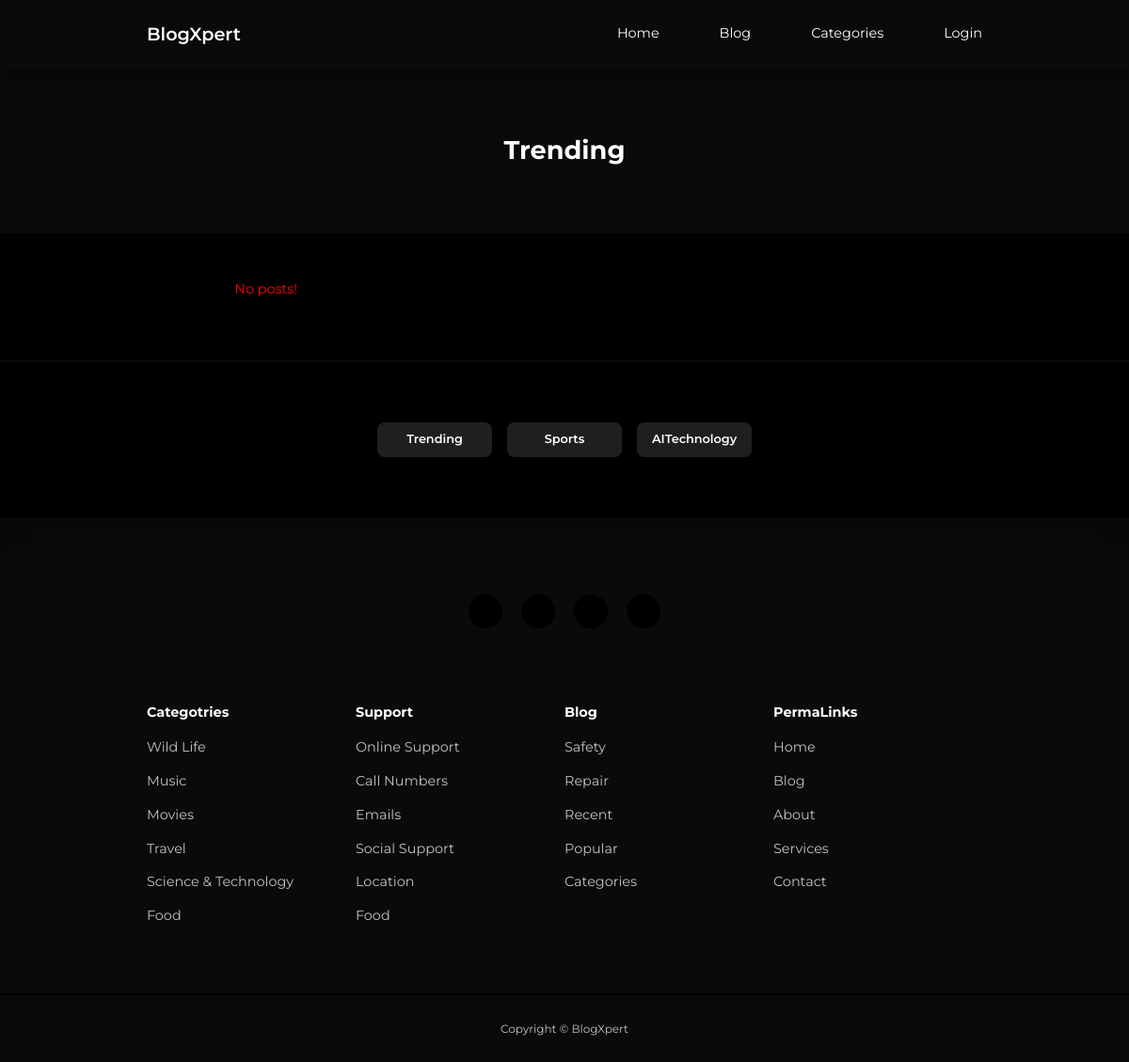
The app's page /pages/category-posts.php?id=1 with its own data.
### tables this page shows
CREATE TABLE categories (
    id INT AUTO_INCREMENT PRIMARY KEY,
    title VARCHAR(50) NOT NULL,
    created_at TIMESTAMP DEFAULT CURRENT_TIMESTAMP
);

### pages/category-posts.php (the view, shortened to what this page needs)
<?php
require __DIR__ . "/../includes/header.php";
$getCategories = $connection->prepare("SELECT * FROM categories");
$getCategories->execute();
$allCategories = $getCategories->fetchAll(PDO::FETCH_OBJ);
if (isset($_GET["id"])) {
    $id = $_GET['id'];
    $catStmt = $connection->prepare("SELECT title FROM categories WHERE id = :id");
    $catStmt->execute([':id' => $id]);
    $currentCategory = $catStmt->fetch(PDO::FETCH_OBJ);
$postStmt = $connection->prepare("
    SELECT posts.*,
           user.first_name,
           user.last_name,
           user.avatar,
           categories.title AS category_title
    FROM posts
    JOIN user ON posts.author_id = user.id
    JOIN categories ON posts.category_id = categories.id
    WHERE posts.category_id = :id AND posts.status = 'approved'
    ORDER BY posts.created_at DESC
");
$postStmt->execute([':id' => $id]);
$posts = $postStmt->fetchAll(PDO::FETCH_OBJ);
} else {
    header("Location: /index.php");
    die();
}
?>
    <header class="category__title">
        <h2><?php echo $currentCategory->title ?></h2>
    </header>
<section class="posts">
 <div class="container posts__container">
            <?php if (count($posts) > 0): ?>
                <?php foreach ($posts as $post): ?>
                <article class="post">
                    <div class="post__thumbnail">
                        <img src="/images/<?= htmlspecialchars($post->thumbnail) ?>" alt="Post Thumbnail">
                    </div>
                    <div class="post__info">
                        <a href="/pages/category-posts.php?id=<?= $post->category_id ?>" class="category__button">
    <?= htmlspecialchars($post->category_title) ?>
</a>
                        <h3 class="post__title">
                            <a href="/pages/post.php?id=<?= $post->id ?>">
                                <?= htmlspecialchars($post->title) ?>
                            </a>
                        </h3>
                        <p class="post__body">
                            <?= substr(strip_tags($post->para_1), 0, 150) ?>...
                        </p>
                        <div class="post__author">
                            <div class="post__author-avatar">
                                <img src="/userImages/<?= htmlspecialchars($post->avatar) ?>" alt="Author Avatar">
                            </div>
                            <div class="post__author-info">
                                <h5>By: <?= htmlspecialchars($post->first_name . " " . $post->last_name) ?></h5>
                                <small>
                                    <?= date("M d, Y - H:i", strtotime($post->created_at)) ?>
                                </small>
                            </div>
                        </div>
                    </div>
                </article>
                <?php endforeach; ?>
            <?php else: ?>
                <div class="alert__message error lg">
                    <p>No posts!</p>
                </div>
            <?php endif; ?>
        </div>
</section>
    <section class="category__buttons">
        <div class="container category__buttons-container">
            <?php foreach ($allCategories as $category): ?>
                <a href="/pages/category-posts.php?id=<?= $category->id ?>" class="category__button">
                    <?= htmlspecialchars($category->title) ?>
                </a>
            <?php endforeach; ?>
        </div>
    </section>
<?php
require __DIR__ . "/../includes/footer.php";
?>

### assests/css/style.css (style rules this page uses)
* { margin: 0; padding: 0; outline: 0; border: 0; appearance: 0; list-style: none; text-decoration: none; box-sizing: border-box; }
body { font-family: "Montserrat", sans-serif; line-height: 1.6; color: var(--color-text-body); overflow-x: hidden; background: var(--color-bg-primary); font-size: 0.9rem; }
.container { width: var(--container-width-lg); max-width: 1800px; margin-inline: auto; }
section { margin-top: 3rem; width: 100vw; }
h1, h2, h3, h4, h5 { color: var(--color-text-bright); line-height: 1.3; }
h2 { font-size: 1.7rem; margin: 1rem 0; }
a { color: var(--color-text-bright); }
.category__button { background: var(--color-bg-accent); color: var(--color-text-bright); display: inline-block; padding: 0.5rem 1rem; border-radius: var(--card-border-radius-2); font-weight: 600; font-size: 0.8rem; text-align: center; }
.posts__container { display: grid; grid-template-columns: repeat(3, 1fr); gap: 4rem; margin-bottom: 4rem; }
.category__buttons { padding: 4rem 0; border-top: 2px solid var(--color-bg-secondary); border-bottom: 2px solid var(--color-bg-secondary); }
.category__buttons-container { width: fit-content; display: grid; grid-template-columns: repeat(3, 1fr); gap: 1rem; }
.category__title { height: 11rem; margin-top: 4.5rem; background: var(--color-bg-secondary); display: grid; place-items: center; }
.alert__message.error { color: var(--color-danger); }
.alert__message.lg { text-align: center; }

### records on screen
categories: title "Trending"
categories: title "Sports"
categories: title "AITechnology"
